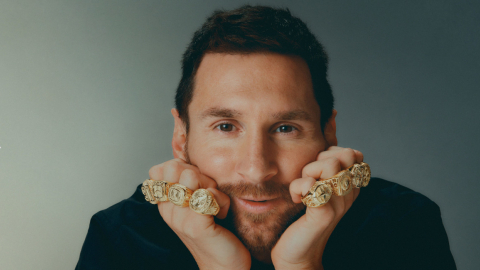
#> input picture SOBEL/imagenes/messi.jpeg, 480 x 270 px, found by its file name
$ python gris_multiprocessing.py
#> lines starting #> are read from the running program, lines starting #| are printed output that depends on the picture
from PIL import Image
import matplotlib.pyplot as plt
import numpy as np
import multiprocessing as mp
import time


# ==========================================
# FUNCION DEL WORKER
# ==========================================

def convertir_bloque_a_gris(bloque):

    alto, ancho, canales = bloque.shape

    for i in range(alto):

        for j in range(ancho):

            r = int(bloque[i, j, 0])
            g = int(bloque[i, j, 1])
            b = int(bloque[i, j, 2])

            gris = (r + g + b) // 3

            bloque[i, j, 0] = gris
            bloque[i, j, 1] = gris
            bloque[i, j, 2] = gris

    return bloque


# ==========================================
# MAIN
# ==========================================

if __name__ == "__main__":

    # cargar imagen
    image = Image.open("messi.jpeg")
#> image is the input picture: PIL image 480x270 RGB; mean R, G, B 96.1, 97.6, 88.2

    # convertir a numpy
    image = np.array(image)

    print("Shape:", image.shape)
#| Shape: (270, 480, 3)

    # cantidad de procesos
    cantidad_procesos = 4

    # ==========================================
    # DIVIDIR IMAGEN EN BLOQUES
    # ==========================================

    bloques = np.array_split(image, cantidad_procesos, axis=0)
#> bloques = 4 items

    # ==========================================
    # PROCESAMIENTO PARALELO
    # ==========================================

    inicio = time.time()

    with mp.Pool(processes=cantidad_procesos) as pool:

        resultados = pool.map(convertir_bloque_a_gris, bloques)
#> resultados = 4 items

    fin = time.time()

    print(f"Tiempo multiprocessing: {fin - inicio:.4f} segundos")

    # ==========================================
    # RECONSTRUIR IMAGEN
    # ==========================================

    image_gris = np.vstack(resultados)
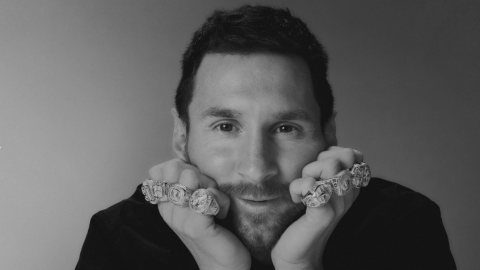
#> image_gris: shape (270, 480, 3); min 16, max 211, mean 93.6

    # ==========================================
    # MOSTRAR
    # ==========================================

    plt.imshow(image_gris)

    plt.title("Imagen en gris - multiprocessing")

    plt.show()
